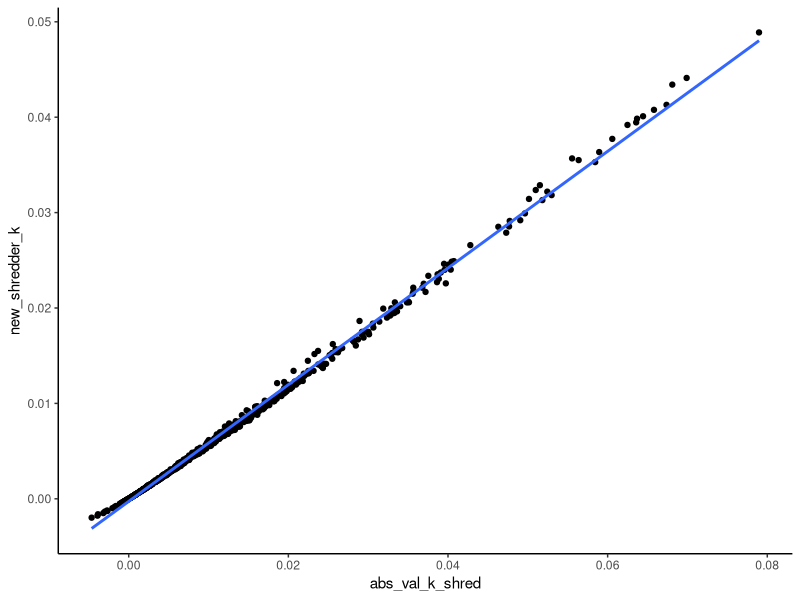

Source code (R):
## ---- chunk 1
library(plyr)
library(dplyr)
library(lubridate)
library(ggplot2)
## ---- chunk 2
handling_loss_data <- read.csv("handling_loss_SI_03Dec2020.csv")

handling_loss_data$mass_lost_g <- ((handling_loss_data$DM_start_g)-(handling_loss_data$DM_end_g))
handling_loss_data$percent_mass_lost <- (100*(handling_loss_data$mass_lost_g/handling_loss_data$DM_start_g)) 
handling_loss_data$prop_sample_afdm <- (1-(handling_loss_data$ash_g/handling_loss_data$subsample_g))
handling_loss_data$afdm <- (handling_loss_data$prop_sample_afdm*handling_loss_data$DM_end_g)

handling_loss_data_rhodo <- handling_loss_data[which(handling_loss_data$rhodo_acer=="R"),] 
handling_loss_data_acer <- handling_loss_data[which(handling_loss_data$rhodo_acer=="A"),]

avg_handling_loss_rhodo_g <- mean(handling_loss_data_rhodo$mass_lost_g)
avg_handling_loss_acer_g <- mean(handling_loss_data_acer$mass_lost_g)

corr_factor_rhodo_afdm_start <- mean(handling_loss_data_rhodo$prop_sample_afdm)
corr_factor_acer_afdm_start <- mean(handling_loss_data_acer$prop_sample_afdm)
## ---- chunk 3
coarse_mesh_data_yr2 <- read.csv("coarse_SI_YR2_4Mar23.csv")
coarse_mesh_data_yr2 <- coarse_mesh_data_yr2 %>% mutate(date_dep=mdy(date_dep))
coarse_mesh_data_yr2 <- coarse_mesh_data_yr2 %>% mutate(date_coll=mdy(date_coll))
unique(coarse_mesh_data_yr2$stream)
#stream names look good!

coarse_mesh_data_yr2 <- coarse_mesh_data_yr2 %>% mutate(unique.id=paste(bag_ID, rhodo_acer, date_dep, date_coll, stream, sep="/"))
coarse_holes.yr2 <- coarse_mesh_data_yr2 %>% filter(hole=="hole")

#corrections based on Handling Loss
coarse_mesh_data_yr2$DM_start_handloss_g <- with(coarse_mesh_data_yr2, ifelse(rhodo_acer %in% "R",(DM_start_g-avg_handling_loss_rhodo_g), DM_start_g-avg_handling_loss_acer_g))

coarse_mesh_data_yr2$afdm_start <- with(coarse_mesh_data_yr2, ifelse(rhodo_acer %in% "R",(DM_start_handloss_g*corr_factor_rhodo_afdm_start), DM_start_handloss_g*corr_factor_acer_afdm_start))

#Get %AFDM remaining - first have to get the proportion of the sample that was AFDM, then apply this to the final dry mass, then divide this by the starting AFDM and multiply by 100
coarse_mesh_data_yr2$prop_sample_afdm <- 1-((coarse_mesh_data_yr2$tin_ash_g-coarse_mesh_data_yr2$tin_g)/(coarse_mesh_data_yr2$tin_DM_g-coarse_mesh_data_yr2$tin_g))

coarse_mesh_data_yr2$afdm_final <- coarse_mesh_data_yr2$prop_sample_afdm*coarse_mesh_data_yr2$DM_end_g

coarse_mesh_data_yr2$percent_afdm_rem_C <- 100*(coarse_mesh_data_yr2$afdm_final/coarse_mesh_data_yr2$afdm_start)

coarse_mesh_data_yr2$bag_n <- substring(coarse_mesh_data_yr2$bag_ID,2,5) #this is so I can merge coarse and fine by bag #

#remove WS17
coarse_mesh_data_yr2 <- coarse_mesh_data_yr2 %>%
  filter(!stream %in% c("WS17"))
#880 -> 792

#remove bags with holes from the df
coarse_mesh_data_yr2 <- coarse_mesh_data_yr2[!(coarse_mesh_data_yr2$hole=="hole"),]
#792 -> 781 -- 11 bags removed after final QC

#remove bags collected in the wrong months -- these have "QC" in the QC column
coarse_mesh_data_yr2 <- coarse_mesh_data_yr2[!(coarse_mesh_data_yr2$QC=="QC"),]
#781 -> 773 as expected

## ---- chunk 4

fine_mesh_data_yr2 <- read.csv("fine_SI_YR2_4Mar23.csv")

fine_mesh_data_yr2 <- fine_mesh_data_yr2 %>% mutate(date_dep=mdy(date_dep))
fine_mesh_data_yr2 <- fine_mesh_data_yr2 %>% mutate(date_coll=mdy(date_coll))
unique(fine_mesh_data_yr2$stream)
#need to change WS05 to TOWR in this df
fine_mesh_data_yr2["stream"][fine_mesh_data_yr2["stream"] == "WS05"] <- "TOWR"
unique(fine_mesh_data_yr2$stream)

fine_mesh_data_yr2 <- fine_mesh_data_yr2 %>% mutate(unique.id=paste(bag_ID, rhodo_acer, date_dep, date_coll, stream, sep="/"))
fine_holes.yr2 <- fine_mesh_data_yr2 %>% filter(hole=="hole")

fine_mesh_data_yr2$afdm_start <- with(fine_mesh_data_yr2, ifelse(rhodo_acer %in% "R",(DM_start_g*corr_factor_rhodo_afdm_start), DM_start_g*corr_factor_acer_afdm_start))


#remove WS17
fine_mesh_data_yr2 <- fine_mesh_data_yr2 %>%
  filter(!stream %in% c("WS17"))
#880 -> 792

#remove bags with holes from the df
fine_mesh_data_yr2 <- fine_mesh_data_yr2[!(fine_mesh_data_yr2$hole=="hole"),]
#792 -> 780 -- 12 bags removed after final QC

#remove bags collected in the wrong months -- these have "QC" in the QC column
fine_mesh_data_yr2 <- fine_mesh_data_yr2[!(fine_mesh_data_yr2$QC=="QC"),]
#780 -> 773 as expected because one of the FM bags that was deployed in the wrong month had a hole.

## ---- chunk 5

FB_sample_weights <- read.csv("FB _SI_YR2_Cummins_sample_weights_only_11Dec2020.csv") 
unique(FB_sample_weights$stream)
#names look good

FB_sample_weights <- FB_sample_weights[-c(441),] #remove random row of NAs in the FB data
colnames(FB_sample_weights)[colnames(FB_sample_weights)=="dm_g"]<-"DM_sub_g"
FB_sample_weights <- FB_sample_weights %>% mutate(date_dep=mdy(date_dep))
FB_sample_weights <- FB_sample_weights %>% mutate(date_coll=mdy(date_coll))

#subsetting by species -- mostly just to isolate the rhodo data
fine_mesh_data_yr2_rhodo <- fine_mesh_data_yr2[which(fine_mesh_data_yr2$rhodo_acer=="R"),]
fine_mesh_data_yr2_acer <- fine_mesh_data_yr2[which(fine_mesh_data_yr2$rhodo_acer=="A"),]

#creating the dataframe where I will do the calculations to get final AFDM for the rhodo samples
rhodo_FB_calcs <- merge(fine_mesh_data_yr2_rhodo, FB_sample_weights, by = c("stream", "date_dep", "date_coll", "bag_ID"))
rhodo_FB_calcs <- rhodo_FB_calcs[order(rhodo_FB_calcs[,3]),]
rhodo_FB_calcs$DM_leaves_final <- rhodo_FB_calcs$tin_DM_g-rhodo_FB_calcs$tin_g
rhodo_FB_calcs$afdm_leaves_final <- rhodo_FB_calcs$tin_DM_g-rhodo_FB_calcs$tin_ash_g

#calculation for percent of the DM that was AFDM for the leaves we weighed in the Rosemond lab
rhodo_FB_calcs$prop_sample_afdm <- rhodo_FB_calcs$afdm_leaves_final/rhodo_FB_calcs$DM_leaves_final

#getting a column for the AFDM of the subsample based on the column created in the previous line of code ("prop_sample_AFDM")
rhodo_FB_calcs$afdm_sub_final <- rhodo_FB_calcs$DM_sub_g*rhodo_FB_calcs$prop_sample_afdm

#Get final AFDM for the rhodo FM data
rhodo_FB_calcs$afdm_final <- ifelse(is.na(rhodo_FB_calcs$afdm_sub_final), rhodo_FB_calcs$afdm_leaves_final, (rhodo_FB_calcs$afdm_sub_final+rhodo_FB_calcs$afdm_leaves_final))

#Get percent AFDM rem for the rhodo FM data
rhodo_FB_calcs$percent_afdm_rem_F <- (100*(rhodo_FB_calcs$afdm_final/rhodo_FB_calcs$afdm_start))

#subset of rhodo_FB_calcs with only the necessary data
rhodo_FB_calcs_sub <- rhodo_FB_calcs[, c("bag_ID", "rhodo_acer", "date_dep", "date_coll", "stream", "percent_afdm_rem_F")]

## ---- chunk 6

fine_mesh_data_yr2_acer$afdm_final <- fine_mesh_data_yr2_acer$tin_DM_g-fine_mesh_data_yr2_acer$tin_ash_g

fine_mesh_data_yr2_acer$percent_afdm_rem_F <- (100*(fine_mesh_data_yr2_acer$afdm_final/fine_mesh_data_yr2_acer$afdm_start))

fine_mesh_data_yr2_acer_sub <- fine_mesh_data_yr2_acer[, c("bag_ID", "rhodo_acer", "date_dep", "date_coll", "stream", "percent_afdm_rem_F")]

## ---- chunk 7

fine_mesh_data_yr2_final <- rbind(rhodo_FB_calcs_sub, fine_mesh_data_yr2_acer_sub)
fine_mesh_data_yr2_final <- fine_mesh_data_yr2_final[order(fine_mesh_data_yr2_final[,3]),]
fine_mesh_data_yr2_final$bag_n <- substring(fine_mesh_data_yr2_final$bag_ID,2,5) #this is so I can merge coarse and fine by bag #

## ---- chunk 8

coarse_mesh_data_yr2_sub <- coarse_mesh_data_yr2[, c("bag_n", "rhodo_acer", "date_dep", "date_coll", "stream", "percent_afdm_rem_C")]

fine_mesh_data_yr2_sub <- fine_mesh_data_yr2_final[, c("bag_n", "rhodo_acer", "date_dep", "date_coll", "stream", "percent_afdm_rem_F")]

coarse_fine_data_yr2_all<-full_join(coarse_mesh_data_yr2_sub,fine_mesh_data_yr2_sub, by=c("bag_n","rhodo_acer", "date_dep", "date_coll", "stream"))

coarse_fine_data_yr2_all <- coarse_fine_data_yr2_all[order(coarse_fine_data_yr2_all[,3]),] 

## ---- chunk 9

coarse_mesh_data_yr2_sub.check <- coarse_mesh_data_yr2_sub %>% mutate(unique.id=paste(bag_n, rhodo_acer, date_dep, date_coll, stream, sep="/"))
fine_mesh_data_yr2_sub.check <- fine_mesh_data_yr2_sub %>% mutate(unique.id=paste(bag_n, rhodo_acer, date_dep, date_coll, stream, sep="/"))

coarse.unique.yr2 <- coarse_mesh_data_yr2_sub.check$unique.id
fine.unique.yr2 <- fine_mesh_data_yr2_sub.check$unique.id

setdiff(coarse.unique.yr2, fine.unique.yr2)
setdiff(fine.unique.yr2, coarse.unique.yr2)

#comparing these lists to the "holes" dataframes, we can see that the only ones removed from the final joined df are the 8 bags in both coarse and fine that were deployed in the wrong year and removed. There are no overlapping bags with holes in these dfs. 792-8=784, so the joined df has the correct number of observations!


## ---- chunk 10

sum(is.na(coarse_fine_data_yr2_all$percent_afdm_rem_C))
#91
sum(is.na(coarse_fine_data_yr2_all$percent_afdm_rem_F))
#75

coarse_fine_data_yr2_all$ln_percent_afdm_rem_C<-log(coarse_fine_data_yr2_all$percent_afdm_rem_C)
#at this stage, any values where percent afdm remaining is NA, negative, or 0 will result in a ln_percent_afdm_rem_C value that is NA, NaN, or infinity
#how many coarse mesh bags have NA, NaN, or infinity as their ln_percent_afdm_rem_C value?
sum(is.na(coarse_fine_data_yr2_all$ln_percent_afdm_rem_C))
cf_yr2_all_NaN_lnC <- coarse_fine_data_yr2_all %>% filter(ln_percent_afdm_rem_C %in% c("NaN", "-Inf", "Inf"))
#93 NA's. Also 1 -Inf (percent afdm remaining was 0) and 2 NaN (percent afdm remaining was negative)

coarse_fine_data_yr2_all$ln_percent_afdm_rem_F<-log(coarse_fine_data_yr2_all$percent_afdm_rem_F)
sum(is.na(coarse_fine_data_yr2_all$ln_percent_afdm_rem_F))
cf_yr2_all_NaN_lnF <- coarse_fine_data_yr2_all %>% filter(ln_percent_afdm_rem_F %in% c("NaN", "-Inf", "Inf"))
#79 NA's. Also 4 NaN (percent afdm remaining was negative)

#get days
coarse_fine_data_yr2_all$days_in_record<-as.numeric(coarse_fine_data_yr2_all$date_coll-coarse_fine_data_yr2_all$date_dep)

#calculate log of the starting percent afdm which will always be 100
coarse_fine_data_yr2_all$ln_percent_afdm_start <- log(100)

coarse_fine_data_yr2_all <- coarse_fine_data_yr2_all %>%
  mutate(k_coarse=((ln_percent_afdm_start-ln_percent_afdm_rem_C)/(0-days_in_record)))

coarse_fine_data_yr2_all <- coarse_fine_data_yr2_all %>%
  mutate(k_fine=((ln_percent_afdm_start-ln_percent_afdm_rem_F)/(0-days_in_record)))

coarse_fine_data_yr2_all <- coarse_fine_data_yr2_all %>% 
  mutate(abs_val_k_coarse = (-(k_coarse)))

coarse_fine_data_yr2_all <- coarse_fine_data_yr2_all %>% 
  mutate(abs_val_k_fine = (-(k_fine)))
#Note: absolute values are not actual absolute values but are the k-values multiplied by negative 1.

## ---- chunk 11

gains_c.2 <- coarse_fine_data_yr2_all %>% filter(k_coarse>0) #coarse "gains" = 0
gains_f.2 <- coarse_fine_data_yr2_all %>% filter(k_fine>0) #fine "gains" = 0
#so, here, we will stick with the original data moving through the rest of the scripts

## ---- chunk 12

coarse_fine_data_yr2_all$abs_val_k_shred<-
  as.numeric(coarse_fine_data_yr2_all$abs_val_k_coarse-coarse_fine_data_yr2_all$abs_val_k_fine)

## ---- chunk 13

coarse_fine_data_yr2_all$new_shredder_k <- (coarse_fine_data_yr2_all$abs_val_k_coarse - ((coarse_fine_data_yr2_all$abs_val_k_fine-coarse_fine_data_yr2_all$abs_val_k_coarse)/(log(coarse_fine_data_yr2_all$abs_val_k_fine)-log(coarse_fine_data_yr2_all$abs_val_k_coarse))))

coarse_fine_data_yr2_all_negshred <- coarse_fine_data_yr2_all %>% filter(new_shredder_k<0)
#only 43 negative shredder k's in YR1


## ---- chunk 14

plot.compare.shredder.k.yr2 <- ggplot(coarse_fine_data_yr2_all, aes(x=abs_val_k_shred, y=new_shredder_k)) + theme_classic() + geom_point() +
  geom_smooth(method="lm")
plot.compare.shredder.k.yr2

model.compare.shredder.k.yr2 <- lm(new_shredder_k~abs_val_k_shred, data=coarse_fine_data_yr2_all)
summary(model.compare.shredder.k.yr2)
#slope = 0.6116, R^2 = 0.9979

## ---- chunk 15

write.csv(coarse_fine_data_yr2_all, "litter_breakdown_coarse_fine_yr2_all.3May24.csv")

## ---- chunk 16

acer_coarse_mean_data_yr2 <- coarse_fine_data_yr2_all %>% filter(rhodo_acer=="A") %>% 
  filter(!abs_val_k_coarse %in% c("Inf", "NaN", "NA")) %>% 
  filter(!is.na(abs_val_k_coarse))

mean_a_k_coarse.2 <- mean(acer_coarse_mean_data_yr2$abs_val_k_coarse, na.rm=T)
sd_a_k_coarse.2 <- sd(acer_coarse_mean_data_yr2$abs_val_k_coarse, na.rm=T)

## ---- chunk 17

acer_fine_mean_data_yr2 <- coarse_fine_data_yr2_all %>% filter(rhodo_acer=="A") %>% 
  filter(!abs_val_k_fine %in% c("Inf", "NaN", "NA")) %>% 
  filter(!is.na(abs_val_k_fine))

mean_a_k_fine.2 <- mean(acer_coarse_mean_data_yr2$abs_val_k_fine, na.rm=T)
sd_a_k_fine.2 <- sd(acer_coarse_mean_data_yr2$abs_val_k_fine, na.rm=T)

## ---- chunk 18

acer_shred_mean_data_yr2 <- coarse_fine_data_yr2_all %>% filter(rhodo_acer=="A") %>% 
  filter(!abs_val_k_shred %in% c("Inf", "NaN", "NA")) %>% 
  filter(!is.na(abs_val_k_shred))

mean_a_k_shred.2 <- mean(acer_coarse_mean_data_yr2$abs_val_k_shred, na.rm=T)
sd_a_k_shred.2 <- sd(acer_coarse_mean_data_yr2$abs_val_k_shred, na.rm=T)

## ---- chunk 19

rhodo_coarse_mean_data_yr2 <- coarse_fine_data_yr2_all %>% filter(rhodo_acer=="R") %>% 
  filter(!abs_val_k_coarse %in% c("Inf", "NaN", "NA")) %>% 
  filter(!is.na(abs_val_k_coarse))

mean_r_k_coarse.2 <- mean(rhodo_coarse_mean_data_yr2$abs_val_k_coarse, na.rm=T)
sd_r_k_coarse.2 <- sd(rhodo_coarse_mean_data_yr2$abs_val_k_coarse, na.rm=T)

## ---- chunk 20

rhodo_fine_mean_data_yr2 <- coarse_fine_data_yr2_all %>% filter(rhodo_acer=="R") %>% 
  filter(!abs_val_k_fine %in% c("Inf", "NaN", "NA")) %>% 
  filter(!is.na(abs_val_k_fine))

mean_r_k_fine.2 <- mean(rhodo_fine_mean_data_yr2$abs_val_k_fine, na.rm=T)
sd_r_k_fine.2 <- sd(rhodo_fine_mean_data_yr2$abs_val_k_fine, na.rm=T)

## ---- chunk 21

rhodo_shred_mean_data_yr2 <- coarse_fine_data_yr2_all %>% filter(rhodo_acer=="R") %>% 
  filter(!abs_val_k_shred %in% c("Inf", "NaN", "NA")) %>% 
  filter(!is.na(abs_val_k_shred))

mean_r_k_shred.2 <- mean(rhodo_shred_mean_data_yr2$abs_val_k_shred, na.rm=T)
sd_r_k_shred.2 <- sd(rhodo_shred_mean_data_yr2$abs_val_k_shred, na.rm=T)

